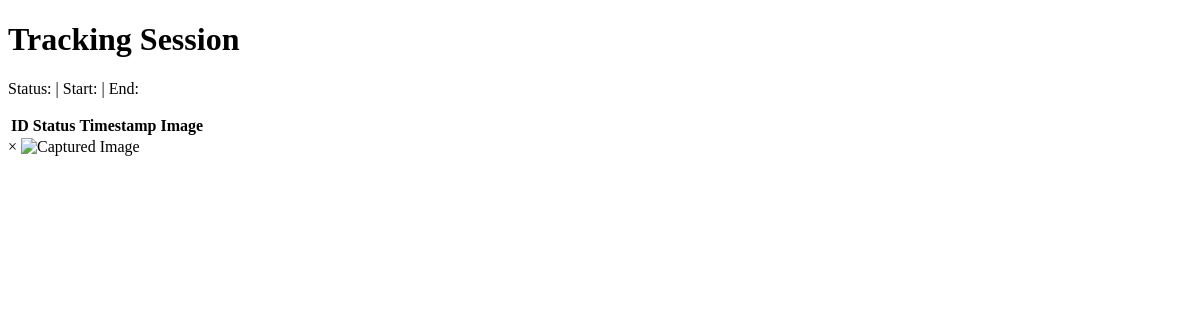
The page /session/2 on the database as committed earlier.
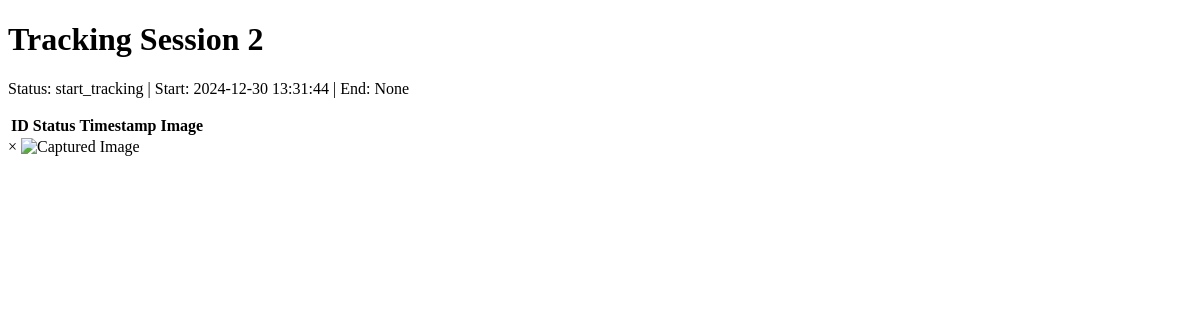
The same page on the database as committed later.
### tables this page shows
CREATE TABLE TrackingSessions (
                tracking_session_id INTEGER PRIMARY KEY AUTOINCREMENT,
                start_timestamp TEXT NOT NULL,
                end_timestamp TEXT,
                status TEXT NOT NULL
            );

### flask_ros_app/ros2_flask_db.py (the view)
@app.route('/session/<int:tracking_session_id>')
def session_detail(tracking_session_id):
    conn = get_db_connection()
    session = conn.execute('SELECT * FROM TrackingSessions WHERE tracking_session_id = ?',
                           (tracking_session_id,)).fetchone()
    images = conn.execute('SELECT * FROM CapturedImages WHERE tracking_session_id = ? ORDER BY timestamp',
                          (tracking_session_id,)).fetchall()
    conn.close()
    images = [dict(image) for image in images]
    for image in images:
        image['image'] = base64.b64encode(image['image']).decode('utf-8')
    return render_template('session_detail.html', session=session, images=images)

### flask_ros_app/ros2_flask_db.py (called while the page is built)
def get_db_connection():
    conn = sqlite3.connect('/home/g1/ros2_c2_ws/src/flask_ros_app/resource/test_car_captured_images.db')
    conn.row_factory = sqlite3.Row  # To access rows as dictionaries
    return conn

### flask_ros_app/templates/session_detail.html (shortened to what this page needs)
<!DOCTYPE html>
<html lang="en">
<head>
</head>
<body>
    <h1>Tracking Session {{ session.tracking_session_id }}</h1>
    <p>Status: {{ session.status }} | Start: {{ session.start_timestamp }} | End: {{ session.end_timestamp }}</p>
    <table>
        <thead>
            <tr>
                <th>ID</th>
                <th>Status</th>
                <th>Timestamp</th>
                <th>Image</th>
            </tr>
        </thead>
    </table>
    <div id="imageModal" class="modal">
        <div class="modal-content">
            <span class="close" onclick="closeModal()">&times;</span>
            <img id="modalImage" src="" alt="Captured Image" style="width: 100%; height: auto;">
        </div>
    </div>
</body>
</html>

Rows that differ between the two databases and show on the page:
added TrackingSessions: tracking_session_id "2", status "start_tracking", start_timestamp "2024-12-30 13:31:44"
Other text that changed with them:
{{ session.end_timestamp }}: (not shown) → "None"
